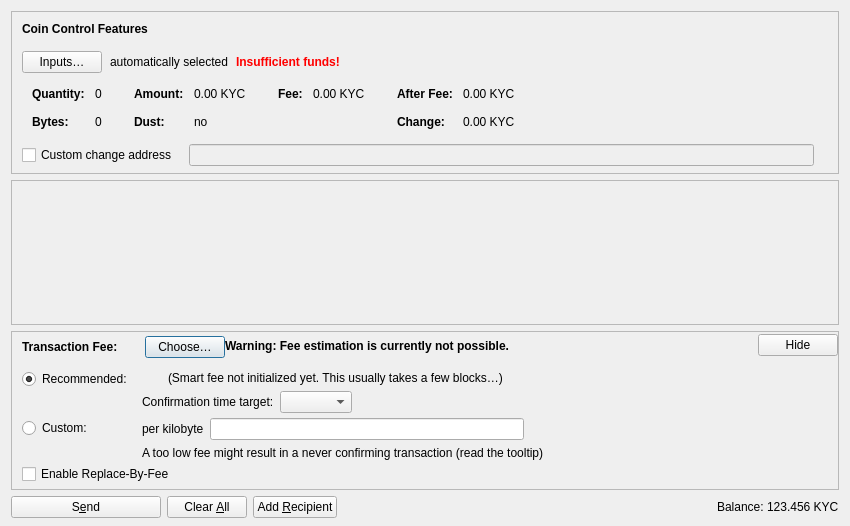
<?xml version="1.0" encoding="UTF-8"?>
<ui version="4.0">
 <class>SendCoinsDialog</class>
 <widget class="QDialog" name="SendCoinsDialog">
  <property name="geometry">
   <rect>
    <x>0</x>
    <y>0</y>
    <width>850</width>
    <height>526</height>
   </rect>
  </property>
  <property name="windowTitle">
   <string>Send Coins</string>
  </property>
  <layout class="QVBoxLayout" name="verticalLayout" stretch="0,1,0,0">
   <property name="bottomMargin">
    <number>8</number>
   </property>
   <item>
    <widget class="QFrame" name="frameCoinControl">
     <property name="sizePolicy">
      <sizepolicy hsizetype="Expanding" vsizetype="Expanding">
       <horstretch>0</horstretch>
       <verstretch>0</verstretch>
      </sizepolicy>
     </property>
     <property name="maximumSize">
      <size>
       <width>16777215</width>
       <height>16777215</height>
      </size>
     </property>
     <property name="frameShape">
      <enum>QFrame::StyledPanel</enum>
     </property>
     <property name="frameShadow">
      <enum>QFrame::Sunken</enum>
     </property>
     <layout class="QVBoxLayout" name="verticalLayoutCoinControl2">
      <property name="spacing">
       <number>0</number>
      </property>
      <property name="leftMargin">
       <number>0</number>
      </property>
      <property name="topMargin">
       <number>0</number>
      </property>
      <property name="rightMargin">
       <number>0</number>
      </property>
      <property name="bottomMargin">
       <number>6</number>
      </property>
      <item>
       <layout class="QVBoxLayout" name="verticalLayoutCoinControl" stretch="0,0,0,0,1">
        <property name="spacing">
         <number>0</number>
        </property>
        <property name="leftMargin">
         <number>10</number>
        </property>
        <property name="topMargin">
         <number>10</number>
        </property>
        <item>
         <layout class="QHBoxLayout" name="horizontalLayoutCoinControl1">
          <property name="bottomMargin">
           <number>15</number>
          </property>
          <item>
           <widget class="QLabel" name="labelCoinControlFeatures">
            <property name="sizePolicy">
             <sizepolicy hsizetype="Preferred" vsizetype="Maximum">
              <horstretch>0</horstretch>
              <verstretch>0</verstretch>
             </sizepolicy>
            </property>
            <property name="font">
             <font>
              <weight>75</weight>
              <bold>true</bold>
             </font>
            </property>
            <property name="styleSheet">
             <string notr="true">font-weight:bold;</string>
            </property>
            <property name="text">
             <string>Coin Control Features</string>
            </property>
           </widget>
          </item>
         </layout>
        </item>
        <item>
         <layout class="QHBoxLayout" name="horizontalLayoutCoinControl2" stretch="0,0,0,0">
          <property name="spacing">
           <number>8</number>
          </property>
          <property name="bottomMargin">
           <number>10</number>
          </property>
          <item>
           <widget class="QPushButton" name="pushButtonCoinControl">
            <property name="styleSheet">
             <string notr="true"/>
            </property>
            <property name="text">
             <string>Inputs…</string>
            </property>
            <property name="autoDefault">
             <bool>false</bool>
            </property>
           </widget>
          </item>
          <item>
           <widget class="QLabel" name="labelCoinControlAutomaticallySelected">
            <property name="text">
             <string>automatically selected</string>
            </property>
            <property name="margin">
             <number>5</number>
            </property>
           </widget>
          </item>
          <item>
           <widget class="QLabel" name="labelCoinControlInsuffFunds">
            <property name="font">
             <font>
              <weight>75</weight>
              <bold>true</bold>
             </font>
            </property>
            <property name="styleSheet">
             <string notr="true">color:red;font-weight:bold;</string>
            </property>
            <property name="text">
             <string>Insufficient funds!</string>
            </property>
            <property name="margin">
             <number>5</number>
            </property>
           </widget>
          </item>
          <item>
           <spacer name="horizontalSpacerCoinControl">
            <property name="orientation">
             <enum>Qt::Horizontal</enum>
            </property>
            <property name="sizeHint" stdset="0">
             <size>
              <width>40</width>
              <height>1</height>
             </size>
            </property>
           </spacer>
          </item>
         </layout>
        </item>
        <item>
         <widget class="QWidget" name="widgetCoinControl" native="true">
          <property name="sizePolicy">
           <sizepolicy hsizetype="Preferred" vsizetype="Preferred">
            <horstretch>0</horstretch>
            <verstretch>0</verstretch>
           </sizepolicy>
          </property>
          <property name="minimumSize">
           <size>
            <width>0</width>
            <height>0</height>
           </size>
          </property>
          <property name="styleSheet">
           <string notr="true"/>
          </property>
          <layout class="QHBoxLayout" name="horizontalLayoutCoinControl5">
           <property name="leftMargin">
            <number>0</number>
           </property>
           <property name="topMargin">
            <number>0</number>
           </property>
           <property name="rightMargin">
            <number>0</number>
           </property>
           <property name="bottomMargin">
            <number>0</number>
           </property>
           <item>
            <layout class="QHBoxLayout" name="horizontalLayoutCoinControl3" stretch="0,0,0,1">
             <property name="spacing">
              <number>20</number>
             </property>
             <property name="topMargin">
              <number>0</number>
             </property>
             <property name="bottomMargin">
              <number>10</number>
             </property>
             <item>
              <layout class="QFormLayout" name="formLayoutCoinControl1">
               <property name="horizontalSpacing">
                <number>10</number>
               </property>
               <property name="verticalSpacing">
                <number>14</number>
               </property>
               <property name="leftMargin">
                <number>10</number>
               </property>
               <property name="topMargin">
                <number>4</number>
               </property>
               <property name="rightMargin">
                <number>6</number>
               </property>
               <item row="0" column="0">
                <widget class="QLabel" name="labelCoinControlQuantityText">
                 <property name="font">
                  <font>
                   <weight>75</weight>
                   <bold>true</bold>
                  </font>
                 </property>
                 <property name="text">
                  <string>Quantity:</string>
                 </property>
                 <property name="margin">
                  <number>0</number>
                 </property>
                </widget>
               </item>
               <item row="0" column="1">
                <widget class="QLabel" name="labelCoinControlQuantity">
                 <property name="cursor">
                  <cursorShape>IBeamCursor</cursorShape>
                 </property>
                 <property name="contextMenuPolicy">
                  <enum>Qt::ActionsContextMenu</enum>
                 </property>
                 <property name="text">
                  <string notr="true">0</string>
                 </property>
                 <property name="margin">
                  <number>0</number>
                 </property>
                 <property name="textInteractionFlags">
                  <set>Qt::LinksAccessibleByMouse|Qt::TextSelectableByKeyboard|Qt::TextSelectableByMouse</set>
                 </property>
                </widget>
               </item>
               <item row="1" column="0">
                <widget class="QLabel" name="labelCoinControlBytesText">
                 <property name="font">
                  <font>
                   <weight>75</weight>
                   <bold>true</bold>
                  </font>
                 </property>
                 <property name="text">
                  <string>Bytes:</string>
                 </property>
                </widget>
               </item>
               <item row="1" column="1">
                <widget class="QLabel" name="labelCoinControlBytes">
                 <property name="cursor">
                  <cursorShape>IBeamCursor</cursorShape>
                 </property>
                 <property name="contextMenuPolicy">
                  <enum>Qt::ActionsContextMenu</enum>
                 </property>
                 <property name="text">
                  <string notr="true">0</string>
                 </property>
                 <property name="textInteractionFlags">
                  <set>Qt::LinksAccessibleByMouse|Qt::TextSelectableByKeyboard|Qt::TextSelectableByMouse</set>
                 </property>
                </widget>
               </item>
              </layout>
             </item>
             <item>
              <layout class="QFormLayout" name="formLayoutCoinControl2">
               <property name="horizontalSpacing">
                <number>10</number>
               </property>
               <property name="verticalSpacing">
                <number>14</number>
               </property>
               <property name="leftMargin">
                <number>6</number>
               </property>
               <property name="topMargin">
                <number>4</number>
               </property>
               <property name="rightMargin">
                <number>6</number>
               </property>
               <item row="0" column="0">
                <widget class="QLabel" name="labelCoinControlAmountText">
                 <property name="font">
                  <font>
                   <weight>75</weight>
                   <bold>true</bold>
                  </font>
                 </property>
                 <property name="text">
                  <string>Amount:</string>
                 </property>
                 <property name="margin">
                  <number>0</number>
                 </property>
                </widget>
               </item>
               <item row="0" column="1">
                <widget class="QLabel" name="labelCoinControlAmount">
                 <property name="cursor">
                  <cursorShape>IBeamCursor</cursorShape>
                 </property>
                 <property name="contextMenuPolicy">
                  <enum>Qt::ActionsContextMenu</enum>
                 </property>
                 <property name="text">
                  <string notr="true">0.00 KYC</string>
                 </property>
                 <property name="textInteractionFlags">
                  <set>Qt::LinksAccessibleByMouse|Qt::TextSelectableByKeyboard|Qt::TextSelectableByMouse</set>
                 </property>
                </widget>
               </item>
               <item row="1" column="0">
                <widget class="QLabel" name="labelCoinControlLowOutputText">
                 <property name="font">
                  <font>
                   <weight>75</weight>
                   <bold>true</bold>
                  </font>
                 </property>
                 <property name="text">
                  <string>Dust:</string>
                 </property>
                </widget>
               </item>
               <item row="1" column="1">
                <widget class="QLabel" name="labelCoinControlLowOutput">
                 <property name="cursor">
                  <cursorShape>IBeamCursor</cursorShape>
                 </property>
                 <property name="contextMenuPolicy">
                  <enum>Qt::ActionsContextMenu</enum>
                 </property>
                 <property name="text">
                  <string notr="true">no</string>
                 </property>
                 <property name="textInteractionFlags">
                  <set>Qt::LinksAccessibleByMouse|Qt::TextSelectableByKeyboard|Qt::TextSelectableByMouse</set>
                 </property>
                </widget>
               </item>
              </layout>
             </item>
             <item>
              <layout class="QFormLayout" name="formLayoutCoinControl3">
               <property name="horizontalSpacing">
                <number>10</number>
               </property>
               <property name="verticalSpacing">
                <number>14</number>
               </property>
               <property name="leftMargin">
                <number>6</number>
               </property>
               <property name="topMargin">
                <number>4</number>
               </property>
               <property name="rightMargin">
                <number>6</number>
               </property>
               <item row="0" column="0">
                <widget class="QLabel" name="labelCoinControlFeeText">
                 <property name="font">
                  <font>
                   <weight>75</weight>
                   <bold>true</bold>
                  </font>
                 </property>
                 <property name="text">
                  <string>Fee:</string>
                 </property>
                 <property name="margin">
                  <number>0</number>
                 </property>
                </widget>
               </item>
               <item row="0" column="1">
                <widget class="QLabel" name="labelCoinControlFee">
                 <property name="cursor">
                  <cursorShape>IBeamCursor</cursorShape>
                 </property>
                 <property name="contextMenuPolicy">
                  <enum>Qt::ActionsContextMenu</enum>
                 </property>
                 <property name="text">
                  <string notr="true">0.00 KYC</string>
                 </property>
                 <property name="textInteractionFlags">
                  <set>Qt::LinksAccessibleByMouse|Qt::TextSelectableByKeyboard|Qt::TextSelectableByMouse</set>
                 </property>
                </widget>
               </item>
              </layout>
             </item>
             <item>
              <layout class="QFormLayout" name="formLayoutCoinControl4">
               <property name="horizontalSpacing">
                <number>10</number>
               </property>
               <property name="verticalSpacing">
                <number>14</number>
               </property>
               <property name="leftMargin">
                <number>6</number>
               </property>
               <property name="topMargin">
                <number>4</number>
               </property>
               <property name="rightMargin">
                <number>6</number>
               </property>
               <item row="0" column="0">
                <widget class="QLabel" name="labelCoinControlAfterFeeText">
                 <property name="font">
                  <font>
                   <weight>75</weight>
                   <bold>true</bold>
                  </font>
                 </property>
                 <property name="text">
                  <string>After Fee:</string>
                 </property>
                 <property name="margin">
                  <number>0</number>
                 </property>
                </widget>
               </item>
               <item row="0" column="1">
                <widget class="QLabel" name="labelCoinControlAfterFee">
                 <property name="cursor">
                  <cursorShape>IBeamCursor</cursorShape>
                 </property>
                 <property name="contextMenuPolicy">
                  <enum>Qt::ActionsContextMenu</enum>
                 </property>
                 <property name="text">
                  <string notr="true">0.00 KYC</string>
                 </property>
                 <property name="textInteractionFlags">
                  <set>Qt::LinksAccessibleByMouse|Qt::TextSelectableByKeyboard|Qt::TextSelectableByMouse</set>
                 </property>
                </widget>
               </item>
               <item row="1" column="0">
                <widget class="QLabel" name="labelCoinControlChangeText">
                 <property name="font">
                  <font>
                   <weight>75</weight>
                   <bold>true</bold>
                  </font>
                 </property>
                 <property name="text">
                  <string>Change:</string>
                 </property>
                </widget>
               </item>
               <item row="1" column="1">
                <widget class="QLabel" name="labelCoinControlChange">
                 <property name="cursor">
                  <cursorShape>IBeamCursor</cursorShape>
                 </property>
                 <property name="contextMenuPolicy">
                  <enum>Qt::ActionsContextMenu</enum>
                 </property>
                 <property name="text">
                  <string notr="true">0.00 KYC</string>
                 </property>
                 <property name="textInteractionFlags">
                  <set>Qt::LinksAccessibleByMouse|Qt::TextSelectableByKeyboard|Qt::TextSelectableByMouse</set>
                 </property>
                </widget>
               </item>
              </layout>
             </item>
            </layout>
           </item>
          </layout>
         </widget>
        </item>
        <item>
         <layout class="QHBoxLayout" name="horizontalLayoutCoinControl4" stretch="0,0,0">
          <property name="spacing">
           <number>12</number>
          </property>
          <property name="sizeConstraint">
           <enum>QLayout::SetDefaultConstraint</enum>
          </property>
          <property name="topMargin">
           <number>5</number>
          </property>
          <property name="rightMargin">
           <number>5</number>
          </property>
          <item>
           <widget class="QCheckBox" name="checkBoxCoinControlChange">
            <property name="toolTip">
             <string>If this is activated, but the change address is empty or invalid, change will be sent to a newly generated address.</string>
            </property>
            <property name="text">
             <string>Custom change address</string>
            </property>
           </widget>
          </item>
          <item>
           <widget class="QValidatedLineEdit" name="lineEditCoinControlChange">
            <property name="enabled">
             <bool>false</bool>
            </property>
            <property name="sizePolicy">
             <sizepolicy hsizetype="Expanding" vsizetype="Fixed">
              <horstretch>0</horstretch>
              <verstretch>0</verstretch>
             </sizepolicy>
            </property>
           </widget>
          </item>
          <item>
           <widget class="QLabel" name="labelCoinControlChangeLabel">
            <property name="sizePolicy">
             <sizepolicy hsizetype="Preferred" vsizetype="Expanding">
              <horstretch>0</horstretch>
              <verstretch>0</verstretch>
             </sizepolicy>
            </property>
            <property name="minimumSize">
             <size>
              <width>0</width>
              <height>0</height>
             </size>
            </property>
            <property name="text">
             <string/>
            </property>
            <property name="margin">
             <number>3</number>
            </property>
           </widget>
          </item>
         </layout>
        </item>
        <item>
         <spacer name="verticalSpacerCoinControl">
          <property name="orientation">
           <enum>Qt::Vertical</enum>
          </property>
          <property name="sizeHint" stdset="0">
           <size>
            <width>800</width>
            <height>1</height>
           </size>
          </property>
         </spacer>
        </item>
       </layout>
      </item>
     </layout>
    </widget>
   </item>
   <item>
    <widget class="QScrollArea" name="scrollArea">
     <property name="widgetResizable">
      <bool>true</bool>
     </property>
     <widget class="QWidget" name="scrollAreaWidgetContents">
      <property name="geometry">
       <rect>
        <x>0</x>
        <y>0</y>
        <width>830</width>
        <height>104</height>
       </rect>
      </property>
      <layout class="QVBoxLayout" name="verticalLayout_2" stretch="0,1">
       <property name="leftMargin">
        <number>0</number>
       </property>
       <property name="topMargin">
        <number>0</number>
       </property>
       <property name="rightMargin">
        <number>0</number>
       </property>
       <property name="bottomMargin">
        <number>0</number>
       </property>
       <item>
        <layout class="QVBoxLayout" name="entries">
         <property name="spacing">
          <number>6</number>
         </property>
        </layout>
       </item>
       <item>
        <spacer name="verticalSpacer">
         <property name="orientation">
          <enum>Qt::Vertical</enum>
         </property>
         <property name="sizeHint" stdset="0">
          <size>
           <width>20</width>
           <height>40</height>
          </size>
         </property>
        </spacer>
       </item>
      </layout>
     </widget>
    </widget>
   </item>
   <item>
    <widget class="QFrame" name="frameFee">
     <property name="sizePolicy">
      <sizepolicy hsizetype="Expanding" vsizetype="Expanding">
       <horstretch>0</horstretch>
       <verstretch>0</verstretch>
      </sizepolicy>
     </property>
     <property name="maximumSize">
      <size>
       <width>16777215</width>
       <height>16777215</height>
      </size>
     </property>
     <property name="frameShape">
      <enum>QFrame::StyledPanel</enum>
     </property>
     <property name="frameShadow">
      <enum>QFrame::Sunken</enum>
     </property>
     <layout class="QVBoxLayout" name="verticalLayoutFee1">
      <property name="spacing">
       <number>0</number>
      </property>
      <property name="leftMargin">
       <number>0</number>
      </property>
      <property name="topMargin">
       <number>0</number>
      </property>
      <property name="rightMargin">
       <number>0</number>
      </property>
      <property name="bottomMargin">
       <number>0</number>
      </property>
      <item>
       <layout class="QVBoxLayout" name="verticalLayoutFee2" stretch="0,0,0">
        <property name="spacing">
         <number>0</number>
        </property>
        <property name="leftMargin">
         <number>10</number>
        </property>
        <property name="topMargin">
         <number>0</number>
        </property>
        <item>
         <layout class="QHBoxLayout" name="horizontalLayoutFee1">
          <property name="bottomMargin">
           <number>0</number>
          </property>
          <item>
           <layout class="QVBoxLayout" name="verticalLayoutFee7">
            <property name="spacing">
             <number>0</number>
            </property>
            <item>
             <spacer name="verticalSpacerSmartFee">
              <property name="orientation">
               <enum>Qt::Vertical</enum>
              </property>
              <property name="sizeType">
               <enum>QSizePolicy::Fixed</enum>
              </property>
              <property name="sizeHint" stdset="0">
               <size>
                <width>1</width>
                <height>4</height>
               </size>
              </property>
             </spacer>
            </item>
            <item>
             <layout class="QHBoxLayout" name="horizontalLayoutSmartFee">
              <property name="spacing">
               <number>10</number>
              </property>
              <item>
               <widget class="QLabel" name="labelFeeHeadline">
                <property name="sizePolicy">
                 <sizepolicy hsizetype="Preferred" vsizetype="Maximum">
                  <horstretch>0</horstretch>
                  <verstretch>0</verstretch>
                 </sizepolicy>
                </property>
                <property name="font">
                 <font>
                  <weight>75</weight>
                  <bold>true</bold>
                 </font>
                </property>
                <property name="styleSheet">
                 <string notr="true">font-weight:bold;</string>
                </property>
                <property name="text">
                 <string>Transaction Fee:</string>
                </property>
               </widget>
              </item>
              <item>
               <widget class="QLabel" name="labelFeeMinimized">
                <property name="text">
                 <string/>
                </property>
               </widget>
              </item>
              <item>
               <widget class="QPushButton" name="buttonChooseFee">
                <property name="text">
                 <string>Choose…</string>
                </property>
               </widget>
              </item>
             </layout>
            </item>
            <item>
             <spacer name="verticalSpacer_5">
              <property name="orientation">
               <enum>Qt::Vertical</enum>
              </property>
              <property name="sizeHint" stdset="0">
               <size>
                <width>1</width>
                <height>1</height>
               </size>
              </property>
             </spacer>
            </item>
           </layout>
          </item>
          <item>
           <widget class="QLabel" name="fallbackFeeWarningLabel">
            <property name="toolTip">
             <string>Using the fallbackfee can result in sending a transaction that will take several hours or days (or never) to confirm. Consider choosing your fee manually or wait until you have validated the complete chain.</string>
            </property>
            <property name="font">
            <font>
                <weight>75</weight>
                <bold>true</bold>
            </font>
            </property>
            <property name="text">
             <string>Warning: Fee estimation is currently not possible.</string>
            </property>
            <property name="wordWrap">
             <bool>false</bool>
            </property>
           </widget>
          </item>
          <item>
           <spacer name="horizontalSpacer_4">
            <property name="orientation">
             <enum>Qt::Horizontal</enum>
            </property>
            <property name="sizeType">
             <enum>QSizePolicy::MinimumExpanding</enum>
            </property>
            <property name="sizeHint" stdset="0">
             <size>
              <width>40</width>
              <height>20</height>
             </size>
            </property>
           </spacer>
          </item>
          <item>
           <widget class="QPushButton" name="buttonMinimizeFee">
            <property name="toolTip">
             <string>Hide transaction fee settings</string>
            </property>
            <property name="text">
             <string>Hide</string>
            </property>
           </widget>
          </item>
         </layout>
        </item>
        <item>
         <widget class="QFrame" name="frameFeeSelection">
          <layout class="QVBoxLayout" name="verticalLayoutFee12">
           <property name="spacing">
            <number>0</number>
           </property>
           <property name="leftMargin">
            <number>0</number>
           </property>
           <property name="topMargin">
            <number>0</number>
           </property>
           <property name="rightMargin">
            <number>0</number>
           </property>
           <property name="bottomMargin">
            <number>0</number>
           </property>
           <item>
            <layout class="QGridLayout" name="gridLayoutFee">
             <property name="topMargin">
              <number>10</number>
             </property>
             <property name="bottomMargin">
              <number>4</number>
             </property>
             <property name="horizontalSpacing">
              <number>10</number>
             </property>
             <property name="verticalSpacing">
              <number>4</number>
             </property>
             <item row="1" column="1">
              <layout class="QVBoxLayout" name="verticalLayoutFee8">
               <property name="spacing">
                <number>6</number>
               </property>
               <item>
                <layout class="QHBoxLayout" name="horizontalLayoutFee13">
                 <item>
                  <widget class="QLabel" name="labelCustomPerKilobyte">
                   <property name="toolTip">
                    <string>Specify a custom fee per kB (1,000 bytes) of the transaction's virtual size.

Note:  Since the fee is calculated on a per-byte basis, a fee rate of "100 howloshis per kvB" for a transaction size of 500 virtual bytes (half of 1 kvB) would ultimately yield a fee of only 50 howloshis.</string>
                   </property>
                   <property name="text">
                    <string>per kilobyte</string>
                   </property>
                  </widget>
                 </item>
                 <item>
                  <widget class="KoyotecoinAmountField" name="customFee"/>
                 </item>
                 <item>
                  <spacer name="horizontalSpacer_6">
                   <property name="orientation">
                    <enum>Qt::Horizontal</enum>
                   </property>
                   <property name="sizeHint" stdset="0">
                    <size>
                     <width>1</width>
                     <height>1</height>
                    </size>
                   </property>
                  </spacer>
                 </item>
                </layout>
               </item>
               <item>
                <layout class="QHBoxLayout" name="horizontalLayoutFee8">
                 <item>
                  <widget class="QLabel" name="labelCustomFeeWarning">
                   <property name="enabled">
                    <bool>true</bool>
                   </property>
                   <property name="toolTip">
                    <string>When there is less transaction volume than space in the blocks, miners as well as relaying nodes may enforce a minimum fee. Paying only this minimum fee is just fine, but be aware that this can result in a never confirming transaction once there is more demand for koyotecoin transactions than the network can process.</string>
                   </property>
                   <property name="text">
                    <string>A too low fee might result in a never confirming transaction (read the tooltip)</string>
                   </property>
                  </widget>
                 </item>
                 <item>
                  <spacer name="horizontalSpacer_2">
                   <property name="orientation">
                    <enum>Qt::Horizontal</enum>
                   </property>
                   <property name="sizeHint" stdset="0">
                    <size>
                     <width>1</width>
                     <height>1</height>
                    </size>
                   </property>
                  </spacer>
                 </item>
                </layout>
               </item>
              </layout>
             </item>
             <item row="0" column="0">
              <layout class="QVBoxLayout" name="verticalLayoutFee4" stretch="0,1">
               <item>
                <widget class="QRadioButton" name="radioSmartFee">
                 <property name="text">
                  <string>Recommended:</string>
                 </property>
                 <property name="checked">
                  <bool>true</bool>
                 </property>
                 <attribute name="buttonGroup">
                  <string notr="true">groupFee</string>
                 </attribute>
                </widget>
               </item>
               <item>
                <spacer name="verticalSpacer_2">
                 <property name="orientation">
                  <enum>Qt::Vertical</enum>
                 </property>
                 <property name="sizeHint" stdset="0">
                  <size>
                   <width>1</width>
                   <height>1</height>
                  </size>
                 </property>
                </spacer>
               </item>
              </layout>
             </item>
             <item row="1" column="0">
              <layout class="QVBoxLayout" name="verticalLayoutFee9" stretch="0,1">
               <item>
                <widget class="QRadioButton" name="radioCustomFee">
                 <property name="text">
                  <string>Custom:</string>
                 </property>
                 <attribute name="buttonGroup">
                  <string notr="true">groupFee</string>
                 </attribute>
                </widget>
               </item>
               <item>
                <spacer name="verticalSpacer_6">
                 <property name="orientation">
                  <enum>Qt::Vertical</enum>
                 </property>
                 <property name="sizeHint" stdset="0">
                  <size>
                   <width>1</width>
                   <height>1</height>
                  </size>
                 </property>
                </spacer>
               </item>
              </layout>
             </item>
             <item row="0" column="1">
              <layout class="QVBoxLayout" name="verticalLayoutFee3" stretch="0,0,1">
               <property name="spacing">
                <number>6</number>
               </property>
               <property name="topMargin">
                <number>2</number>
               </property>
               <item>
                <layout class="QHBoxLayout" name="horizontalLayoutFee12">
                 <item>
                  <widget class="QLabel" name="labelSmartFee">
                   <property name="text">
                    <string/>
                   </property>
                  </widget>
                 </item>
                 <item>
                  <widget class="QLabel" name="labelFeeEstimation">
                   <property name="text">
                    <string/>
                   </property>
                  </widget>
                 </item>
                 <item>
                  <widget class="QLabel" name="labelSmartFee2">
                   <property name="text">
                    <string>(Smart fee not initialized yet. This usually takes a few blocks…)</string>
                   </property>
                  </widget>
                 </item>
                 <item>
                  <spacer name="horizontalSpacer_5">
                   <property name="orientation">
                    <enum>Qt::Horizontal</enum>
                   </property>
                   <property name="sizeHint" stdset="0">
                    <size>
                     <width>1</width>
                     <height>1</height>
                    </size>
                   </property>
                  </spacer>
                 </item>
                </layout>
               </item>
               <item>
                <layout class="QHBoxLayout" name="horizontalLayoutFee9">
                 <item>
                  <layout class="QVBoxLayout" name="verticalLayoutFee6">
                   <item>
                    <widget class="QLabel" name="labelSmartFee3">
                     <property name="text">
                      <string>Confirmation time target:</string>
                     </property>
                    </widget>
                   </item>
                  </layout>
                 </item>
                 <item>
                  <layout class="QVBoxLayout" name="verticalLayoutFee5">
                   <property name="rightMargin">
                    <number>30</number>
                   </property>
                   <item>
                    <layout class="QHBoxLayout" name="horizontalLayoutConfTarget">
                     <property name="bottomMargin">
                      <number>0</number>
                     </property>
                     <item>
                      <widget class="QComboBox" name="confTargetSelector"/>
                     </item>
                     <item>
                      <spacer name="horizontalSpacerConfTarget">
                       <property name="orientation">
                        <enum>Qt::Horizontal</enum>
                       </property>
                       <property name="sizeHint" stdset="0">
                        <size>
                         <width>40</width>
                         <height>20</height>
                        </size>
                       </property>
                      </spacer>
                     </item>
                    </layout>
                   </item>
                  </layout>
                 </item>
                </layout>
               </item>
               <item>
                <spacer name="verticalSpacer_4">
                 <property name="orientation">
                  <enum>Qt::Vertical</enum>
                 </property>
                 <property name="sizeHint" stdset="0">
                  <size>
                   <width>1</width>
                   <height>1</height>
                  </size>
                 </property>
                </spacer>
               </item>
              </layout>
             </item>
            </layout>
           </item>
           <item>
            <widget class="QCheckBox" name="optInRBF">
             <property name="text">
              <string>Enable Replace-By-Fee</string>
             </property>
             <property name="toolTip">
              <string>With Replace-By-Fee (BIP-125) you can increase a transaction's fee after it is sent. Without this, a higher fee may be recommended to compensate for increased transaction delay risk.</string>
             </property>
            </widget>
           </item>
          </layout>
         </widget>
        </item>
        <item>
         <spacer name="verticalSpacerFee">
          <property name="orientation">
           <enum>Qt::Vertical</enum>
          </property>
          <property name="sizeHint" stdset="0">
           <size>
            <width>40</width>
            <height>5</height>
           </size>
          </property>
         </spacer>
        </item>
       </layout>
      </item>
     </layout>
    </widget>
   </item>
   <item>
    <layout class="QHBoxLayout" name="horizontalLayout">
     <item>
      <widget class="QPushButton" name="sendButton">
       <property name="minimumSize">
        <size>
         <width>150</width>
         <height>0</height>
        </size>
       </property>
       <property name="toolTip">
        <string>Confirm the send action</string>
       </property>
       <property name="text">
        <string>S&amp;end</string>
       </property>
       <property name="icon">
        <iconset resource="../koyotecoin.qrc">
         <normaloff>:/icons/send</normaloff>:/icons/send</iconset>
       </property>
       <property name="autoDefault">
        <bool>false</bool>
       </property>
       <property name="default">
        <bool>false</bool>
       </property>
      </widget>
     </item>
     <item>
      <widget class="QPushButton" name="clearButton">
       <property name="sizePolicy">
        <sizepolicy hsizetype="Minimum" vsizetype="Fixed">
         <horstretch>0</horstretch>
         <verstretch>0</verstretch>
        </sizepolicy>
       </property>
       <property name="toolTip">
        <string>Clear all fields of the form.</string>
       </property>
       <property name="text">
        <string>Clear &amp;All</string>
       </property>
       <property name="icon">
        <iconset resource="../koyotecoin.qrc">
         <normaloff>:/icons/remove</normaloff>:/icons/remove</iconset>
       </property>
       <property name="autoDefault">
        <bool>false</bool>
       </property>
      </widget>
     </item>
     <item>
      <widget class="QPushButton" name="addButton">
       <property name="toolTip">
        <string>Send to multiple recipients at once</string>
       </property>
       <property name="text">
        <string>Add &amp;Recipient</string>
       </property>
       <property name="icon">
        <iconset resource="../koyotecoin.qrc">
         <normaloff>:/icons/add</normaloff>:/icons/add</iconset>
       </property>
       <property name="autoDefault">
        <bool>false</bool>
       </property>
      </widget>
     </item>
     <item>
      <spacer name="horizontalSpacer">
       <property name="orientation">
        <enum>Qt::Horizontal</enum>
       </property>
       <property name="sizeHint" stdset="0">
        <size>
         <width>40</width>
         <height>20</height>
        </size>
       </property>
      </spacer>
     </item>
     <item>
      <layout class="QHBoxLayout" name="horizontalLayout_2">
       <property name="spacing">
        <number>3</number>
       </property>
       <item>
        <widget class="QLabel" name="labelBalanceName">
         <property name="sizePolicy">
          <sizepolicy hsizetype="Preferred" vsizetype="Fixed">
           <horstretch>0</horstretch>
           <verstretch>0</verstretch>
          </sizepolicy>
         </property>
         <property name="text">
          <string>Balance:</string>
         </property>
        </widget>
       </item>
       <item>
        <widget class="QLabel" name="labelBalance">
         <property name="sizePolicy">
          <sizepolicy hsizetype="Preferred" vsizetype="Fixed">
           <horstretch>0</horstretch>
           <verstretch>0</verstretch>
          </sizepolicy>
         </property>
         <property name="cursor">
          <cursorShape>IBeamCursor</cursorShape>
         </property>
         <property name="text">
          <string notr="true">123.456 KYC</string>
         </property>
         <property name="textInteractionFlags">
          <set>Qt::LinksAccessibleByMouse|Qt::TextSelectableByKeyboard|Qt::TextSelectableByMouse</set>
         </property>
        </widget>
       </item>
      </layout>
     </item>
    </layout>
   </item>
  </layout>
 </widget>
 <customwidgets>
  <customwidget>
   <class>QValidatedLineEdit</class>
   <extends>QLineEdit</extends>
   <header>qt/qvalidatedlineedit.h</header>
  </customwidget>
  <customwidget>
   <class>KoyotecoinAmountField</class>
   <extends>QLineEdit</extends>
   <header>qt/koyotecoinamountfield.h</header>
   <container>1</container>
  </customwidget>
 </customwidgets>
 <resources>
  <include location="../koyotecoin.qrc"/>
 </resources>
 <connections/>
 <buttongroups>
  <buttongroup name="groupFee"/>
 </buttongroups>
</ui>
